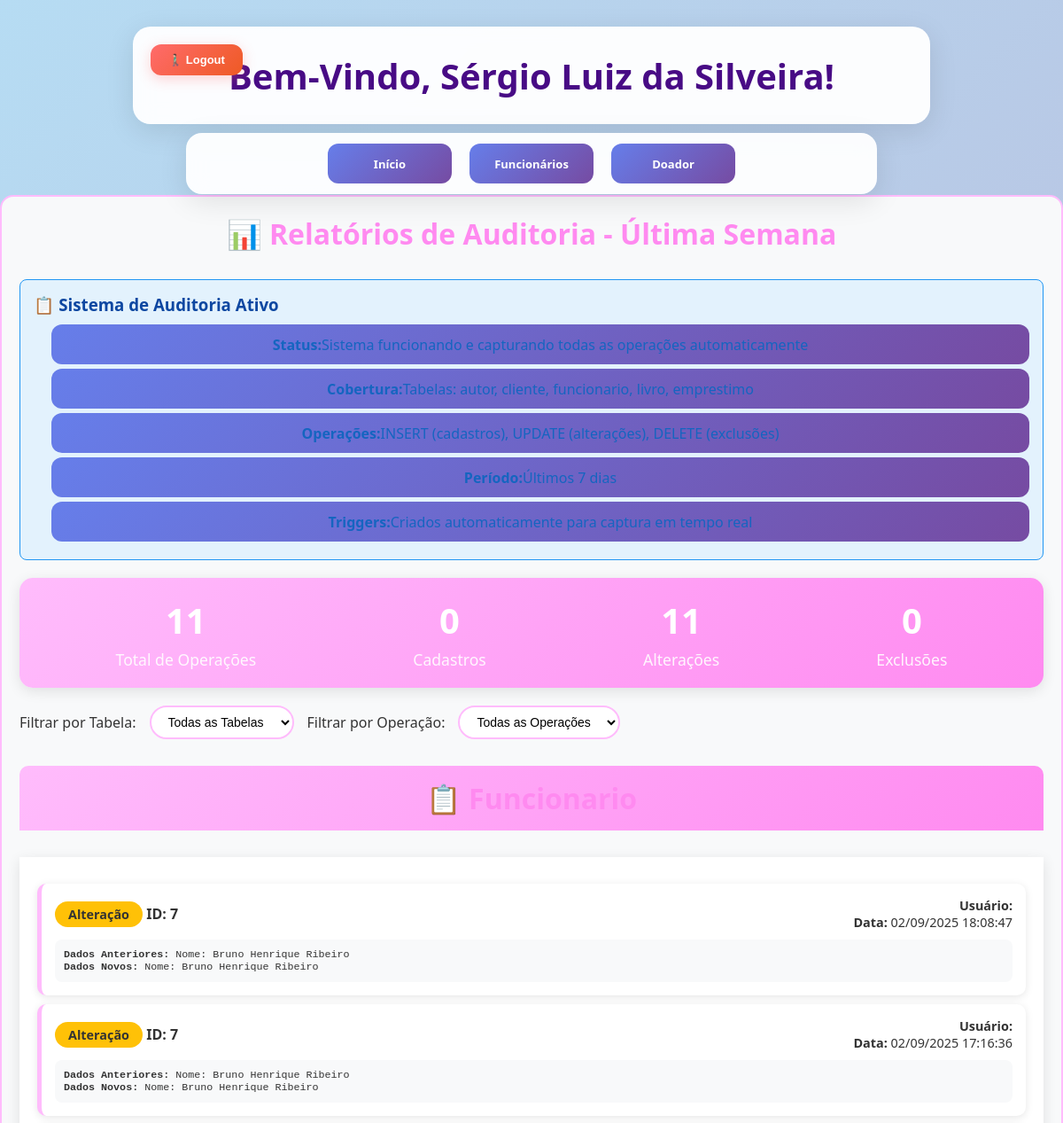
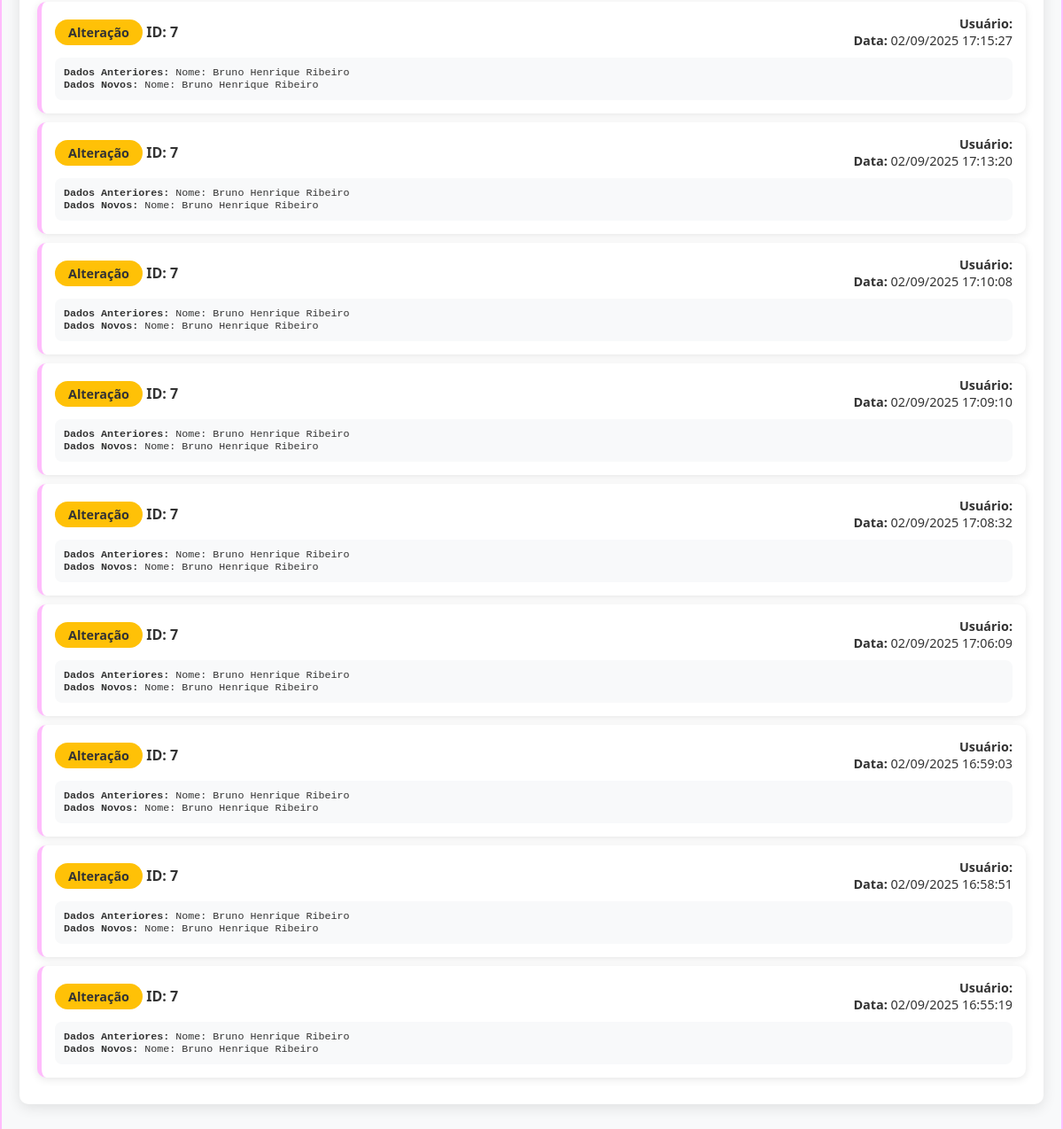
Screenshot of /gestor.php (signed in) with the database file from the repository (2 pictures, top to bottom).
### tables this page shows
CREATE TABLE `logs_auditoria` (
  `id` int(11) NOT NULL,
  `tabela` varchar(50) NOT NULL,
  `operacao` enum('INSERT','UPDATE','DELETE') NOT NULL,
  `id_registro` int(11) NOT NULL,
  `dados_anteriores` text DEFAULT NULL,
  `dados_novos` text DEFAULT NULL,
  `usuario` varchar(100) DEFAULT NULL,
  `data_operacao` timestamp NOT NULL DEFAULT current_timestamp(),
  `ip_usuario` varchar(45) DEFAULT NULL
);

### gestor.php (the view, shortened to what this page needs)
<?php
    require_once 'conexao.php';
    $createLogTable = "
    CREATE TABLE IF NOT EXISTS `logs_auditoria` (
      `id` int(11) NOT NULL AUTO_INCREMENT,
      `tabela` varchar(50) NOT NULL,
      `operacao` enum('INSERT','UPDATE','DELETE') NOT NULL,
      `id_registro` int(11) NOT NULL,
      `dados_anteriores` text,
      `dados_novos` text,
      `usuario` varchar(100),
      `data_operacao` timestamp DEFAULT CURRENT_TIMESTAMP,
      `ip_usuario` varchar(45),
      PRIMARY KEY (`id`),
      KEY `idx_data_operacao` (`data_operacao`),
      KEY `idx_tabela` (`tabela`),
      KEY `idx_operacao` (`operacao`)
    ) ENGINE=InnoDB DEFAULT CHARSET=utf8mb4 COLLATE=utf8mb4_general_ci";
    try {
        $pdo->exec($createLogTable);
    } catch (PDOException $e) {
    }
    foreach ($triggers as $trigger) {
        try {
            $pdo->exec($trigger);
        } catch (PDOException $e) {
        }
    }
    $sql = "
    SELECT
        l.tabela,
        l.operacao,
        l.id_registro,
        l.dados_anteriores,
        l.dados_novos,
        l.usuario,
        l.data_operacao,
        l.ip_usuario,
        CASE
            WHEN l.operacao = 'INSERT' THEN 'Cadastro'
            WHEN l.operacao = 'UPDATE' THEN 'Alteração'
            WHEN l.operacao = 'DELETE' THEN 'Exclusão'
        END as operacao_pt
    FROM logs_auditoria l
    WHERE l.data_operacao >= DATE_SUB(NOW(), INTERVAL 7 DAY)
    ORDER BY l.data_operacao DESC";
    try {
        $stmt = $pdo->prepare($sql);
        $stmt->execute();
        $logs = $stmt->fetchAll(PDO::FETCH_ASSOC);
    } catch (PDOException $e) {
        $logs = [];
        $erro = "Erro na consulta: " . $e->getMessage();
    }
    $total_operacoes = count($logs);
    $cadastros = count(array_filter($logs, function($log) { return $log['operacao'] == 'INSERT'; }));
    $alteracoes = count(array_filter($logs, function($log) { return $log['operacao'] == 'UPDATE'; }));
    $exclusoes = count(array_filter($logs, function($log) { return $log['operacao'] == 'DELETE'; }));
    $logs_por_tabela = [];
    foreach ($logs as $log) {
        $tabela = $log['tabela'];
        if (!isset($logs_por_tabela[$tabela])) {
            $logs_por_tabela[$tabela] = [];
        }
        $logs_por_tabela[$tabela][] = $log;
    }
?>
<!DOCTYPE html>
<html lang="pt-br">
    <head>
         <link rel ="stylesheet" type="text/css" href="css/style.css" />
    </head>
    <body>
        <header>
            <h1> Bem-Vindo, <?php echo $_SESSION['usuario']?>! </h1>
            <form action="logout.php" method="POST">
                <button type="submit" class="logout">🚶🏻‍♂️ Logout</a>
            </form>
        </header>
        <div class="relatorios-section">
            <h2>📊 Relatórios de Auditoria - Última Semana</h2>
            <div class="info-box">
                <h3>📋 Sistema de Auditoria Ativo</h3>
                <ul>
                    <li><strong>Status:</strong> Sistema funcionando e capturando todas as operações automaticamente</li>
                    <li><strong>Cobertura:</strong> Tabelas: autor, cliente, funcionario, livro, emprestimo</li>
                    <li><strong>Operações:</strong> INSERT (cadastros), UPDATE (alterações), DELETE (exclusões)</li>
                    <li><strong>Período:</strong> Últimos 7 dias</li>
                    <li><strong>Triggers:</strong> Criados automaticamente para captura em tempo real</li>
                </ul>
            </div>
            <div class="stats-container">
                <div class="stat-card">
                    <div class="stat-number"><?= $total_operacoes ?></div>
                    <div class="stat-label">Total de Operações</div>
                </div>
                <div class="stat-card">
                    <div class="stat-number"><?= $cadastros ?></div>
                    <div class="stat-label">Cadastros</div>
                </div>
                <div class="stat-card">
                    <div class="stat-number"><?= $alteracoes ?></div>
                    <div class="stat-label">Alterações</div>
                </div>
                <div class="stat-card">
                    <div class="stat-number"><?= $exclusoes ?></div>
                    <div class="stat-label">Exclusões</div>
                </div>
            </div>
            <div class="filter-container">
                <label for="filter-tabela">Filtrar por Tabela:</label>
                <select id="filter-tabela" class="filter-select" onchange="filtrarLogs()">
                    <option value="">Todas as Tabelas</option>
                </select>
                <label for="filter-operacao">Filtrar por Operação:</label>
                <select id="filter-operacao" class="filter-select" onchange="filtrarLogs()">
                    <option value="">Todas as Operações</option>
                </select>
            </div>
            <?php if (empty($logs)): ?>
                <div class="no-logs">
                    <h3>📊 Nenhuma operação registrada na última semana</h3>
                    <p>O sistema de auditoria está funcionando perfeitamente!</p>
                    <p><strong>Triggers criados:</strong> ✅ autor, cliente, funcionario, livro, emprestimo</p>
                    <p><strong>Próximos passos:</strong> Realize algumas operações (cadastros, alterações, exclusões) e elas aparecerão aqui automaticamente.</p>
                </div>
            <?php else: ?>
                <?php foreach ($logs_por_tabela as $tabela => $logs_tabela): ?>
                    <div class="tabela-section">
                        <h2 class="tabela-title">📋 <?= ucfirst(htmlspecialchars($tabela)) ?></h2>
                        <div class="tabela-content">
                            <?php foreach ($logs_tabela as $log): ?>
                                <div class="log-entry" data-tabela="<?= htmlspecialchars($log['tabela']) ?>" data-operacao="<?= htmlspecialchars($log['operacao']) ?>">
                                    <div class="log-header">
                                        <div>
                                            <span class="log-type <?= strtolower($log['operacao']) ?>"><?= htmlspecialchars($log['operacao_pt']) ?></span>
                                            <strong>ID: <?= htmlspecialchars($log['id_registro']) ?></strong>
                                        </div>
                                        <div style="text-align: right; font-size: 0.9em;">
                                            <div><strong>Usuário:</strong> <?= htmlspecialchars($log['usuario']) ?></div>
                                            <div><strong>Data:</strong> <?= date("d/m/Y H:i:s", strtotime($log['data_operacao'])) ?></div>
                                        </div>
                                    </div>
                                    <?php if ($log['dados_anteriores'] || $log['dados_novos']): ?>
                                        <div class="log-details">
                                            <?php if ($log['dados_anteriores']): ?>
                                                <div><strong>Dados Anteriores:</strong> <?= htmlspecialchars($log['dados_anteriores']) ?></div>
                                            <?php endif; ?>
                                            <?php if ($log['dados_novos']): ?>
                                                <div><strong>Dados Novos:</strong> <?= htmlspecialchars($log['dados_novos']) ?></div>
                                            <?php endif; ?>
                                        </div>
                                    <?php endif; ?>
                                </div>
                            <?php endforeach; ?>
                        </div>
                    </div>
                <?php endforeach; ?>
            <?php endif; ?>
        </div>
        <ul class="nav-bar">
            <li><a href="#" class="dropbtn"> Início </a></li>
            <li class="dropdown">
                <a href="javascript:void(0)" class="dropbtn"> Funcionários </a>
            </li>
            <li class="dropdown">
                <a href="javascript:void(0)" class="dropbtn"> Doador </a>
            </li>
        </ul>
    </body>
    </html>

### css/style.css (style rules this page uses)
* { margin: 0; padding: 0; box-sizing: border-box; }
body { font-family: 'Segoe UI', Tahoma, Geneva, Verdana, sans-serif; background: linear-gradient(135deg, #b6dcf3 0%, #bca8cf 100%); min-height: 100vh; color: #333; }
header { position: absolute; top: 30px; left: 50%; transform: translateX(-50%); width: 75%; max-width: 1200px; z-index: 1000; height: 110px; background: rgba(255, 255, 255, 0.95); backdrop-filter: blur(10px); border-radius: 20px; box-shadow: 0 8px 32px rgba(0, 0, 0, 0.1); display: flex; align-items: center; justify-content: center; padding: 0 20px; }
header h1 { font-size: 2.5rem; font-weight: 700; text-align: center; color: #480b85; }
.logout { position: fixed; top: 20px; left: 20px; padding: 10px 20px; background: linear-gradient(135deg, #ff6b6b, #ee5a24); color: white; border: none; border-radius: 12px; cursor: pointer; text-decoration: none; font-weight: 600; font-size: 13px; transition: all 0.3s ease; box-shadow: 0 4px 15px rgba(255, 107, 107, 0.3); z-index: 1001; }
.nav-bar { position: absolute; top: 150px; left: 50%; transform: translateX(-50%); width: 65%; max-width: 1100px; background: rgba(255, 255, 255, 0.95); backdrop-filter: blur(10px); border-radius: 18px; box-shadow: 0 8px 32px rgba(0, 0, 0, 0.1); list-style-type: none; display: flex; align-items: center; justify-content: center; gap: 20px; padding: 12px; z-index: 1200; }
.dropdown { position: relative; }
li { background: linear-gradient(135deg, #667eea, #764ba2); border-radius: 12px; min-width: 140px; text-align: center; display: flex; align-items: center; justify-content: center; height: 45px; transition: all 0.3s ease; position: relative; overflow: hidden; }
li::before { content: ''; position: absolute; top: 0; left: -100%; width: 100%; height: 100%; background: linear-gradient(90deg, transparent, rgba(255, 255, 255, 0.2), transparent); transition: left 0.5s; }
li a, .dropbtn { display: flex; align-items: center; justify-content: center; color: white; text-align: center; padding: 12px 18px; text-decoration: none; font-weight: 600; font-size: 13px; width: 100%; height: 100%; transition: all 0.3s ease; }
body { padding-top: 180px; }

### gestor.php (style rules this page uses)
.stats-container { display: flex; justify-content: space-around; margin: 20px 0; padding: 20px; background: linear-gradient(135deg, #ffbcfc, #ff8af0); border-radius: 15px; box-shadow: 0 4px 15px rgba(0,0,0,0.1); }
.stat-card { text-align: center; color: white; }
.stat-number { font-size: 2.5em; font-weight: bold; margin-bottom: 5px; }
.stat-label { font-size: 1.1em; opacity: 0.9; }
.filter-container { margin: 20px 0; display: flex; gap: 15px; align-items: center; flex-wrap: wrap; }
.filter-select { padding: 8px 15px; border: 2px solid #ffbcfc; border-radius: 25px; background: white; font-size: 14px; }
.log-entry { background: white; border-radius: 10px; padding: 15px; margin: 10px 0; box-shadow: 0 2px 10px rgba(0,0,0,0.1); border-left: 5px solid #ffbcfc; }
.log-header { display: flex; justify-content: space-between; align-items: center; margin-bottom: 10px; }
.log-type { padding: 5px 15px; border-radius: 20px; color: white; font-weight: bold; font-size: 0.9em; }
.log-type.update { background: #ffc107; color: #333; }
.log-details { background: #f8f9fa; padding: 10px; border-radius: 8px; margin-top: 10px; font-family: monospace; font-size: 0.9em; }
.tabela-section { margin: 30px 0; }
.tabela-title { background: linear-gradient(135deg, #ffbcfc, #ff8af0); color: white; padding: 15px 20px; border-radius: 10px 10px 0 0; margin: 0; font-size: 1.3em; }
.tabela-content { background: white; border-radius: 0 0 10px 10px; padding: 20px; box-shadow: 0 4px 15px rgba(0,0,0,0.1); }
.info-box { background: #e3f2fd; border: 1px solid #2196f3; border-radius: 8px; padding: 15px; margin: 20px 0; color: #1565c0; }
.info-box h3 { margin: 0 0 10px 0; color: #0d47a1; }
.info-box ul { margin: 0; padding-left: 20px; }
.info-box li { margin: 5px 0; }
.relatorios-section { margin: 40px 0; padding: 20px; background: #f8f9fa; border-radius: 15px; border: 2px solid #ffbcfc; }
.relatorios-section h2 { color: #ff8af0; text-align: center; margin-bottom: 30px; font-size: 2em; }

### rows the page displays
logs_auditoria: operacao_pt "Alteração", id_registro "7", data_operacao "02/09/2025 18:08:47", dados_anteriores "Nome: Bruno Henrique Ribeiro", dados_novos "Nome: Bruno Henrique Ribeiro"
logs_auditoria: operacao_pt "Alteração", id_registro "7", data_operacao "02/09/2025 17:16:36", dados_anteriores "Nome: Bruno Henrique Ribeiro", dados_novos "Nome: Bruno Henrique Ribeiro"
logs_auditoria: operacao_pt "Alteração", id_registro "7", data_operacao "02/09/2025 17:15:27", dados_anteriores "Nome: Bruno Henrique Ribeiro", dados_novos "Nome: Bruno Henrique Ribeiro"
logs_auditoria: operacao_pt "Alteração", id_registro "7", data_operacao "02/09/2025 17:13:20", dados_anteriores "Nome: Bruno Henrique Ribeiro", dados_novos "Nome: Bruno Henrique Ribeiro"
logs_auditoria: operacao_pt "Alteração", id_registro "7", data_operacao "02/09/2025 17:10:08", dados_anteriores "Nome: Bruno Henrique Ribeiro", dados_novos "Nome: Bruno Henrique Ribeiro"
logs_auditoria: operacao_pt "Alteração", id_registro "7", data_operacao "02/09/2025 17:09:10", dados_anteriores "Nome: Bruno Henrique Ribeiro", dados_novos "Nome: Bruno Henrique Ribeiro"
logs_auditoria: operacao_pt "Alteração", id_registro "7", data_operacao "02/09/2025 17:08:32", dados_anteriores "Nome: Bruno Henrique Ribeiro", dados_novos "Nome: Bruno Henrique Ribeiro"
logs_auditoria: operacao_pt "Alteração", id_registro "7", data_operacao "02/09/2025 17:06:09", dados_anteriores "Nome: Bruno Henrique Ribeiro", dados_novos "Nome: Bruno Henrique Ribeiro"
logs_auditoria: operacao_pt "Alteração", id_registro "7", data_operacao "02/09/2025 16:59:03", dados_anteriores "Nome: Bruno Henrique Ribeiro", dados_novos "Nome: Bruno Henrique Ribeiro"
logs_auditoria: operacao_pt "Alteração", id_registro "7", data_operacao "02/09/2025 16:58:51", dados_anteriores "Nome: Bruno Henrique Ribeiro", dados_novos "Nome: Bruno Henrique Ribeiro"
logs_auditoria: operacao_pt "Alteração", id_registro "7", data_operacao "02/09/2025 16:55:19", dados_anteriores "Nome: Bruno Henrique Ribeiro", dados_novos "Nome: Bruno Henrique Ribeiro"

### other values shown
$_SESSION['usuario'] "Sérgio Luiz da Silveira"
$total_operacoes "11"
$cadastros "0"
$alteracoes "11"
$exclusoes "0"
